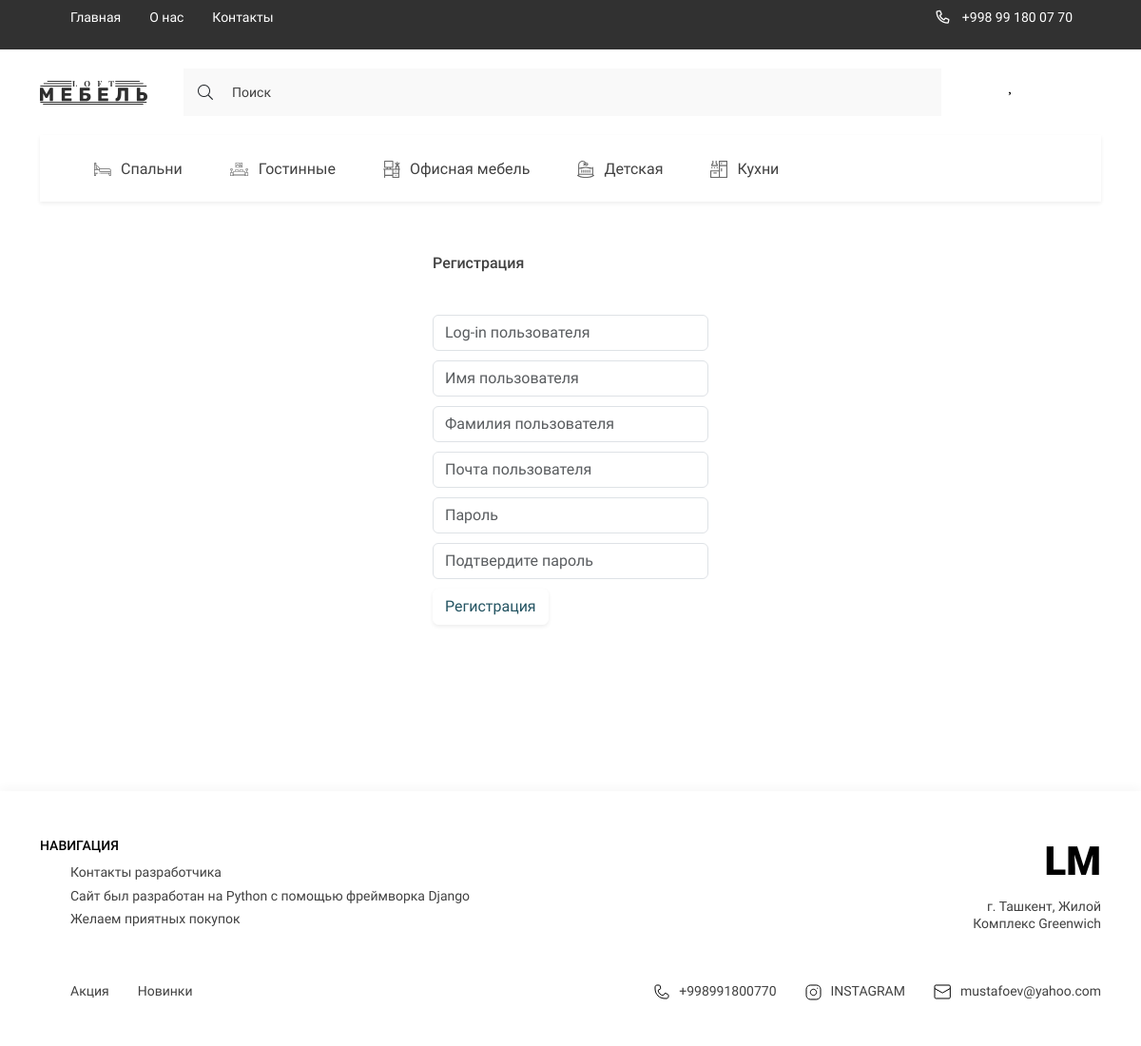
Screenshot of /register/ with the database file from the repository.
### digital/models.py (models this page shows, shortened)
class Category(models.Model):
    title = models.CharField(max_length=150, verbose_name='Название категории')
    image = models.ImageField(upload_to='categories/', verbose_name='Изображение', blank=True, null=True)
    slug = models.SlugField(unique=True, null=True)
    parent = models.ForeignKey('self', on_delete=models.CASCADE, null=True, blank=True, related_name='subcategories',
                               related_query_name='subcategories', verbose_name='Категория')
    def get_absolute_url(self):
        return reverse('category_page', kwargs={'slug': self.slug})
    def get_image_category(self):
        if self.image:
            return self.image.url
        else:
            return '-'
    class Meta:
        verbose_name = 'Категория'
        verbose_name_plural = 'Категории'

### digital/views.py (the view)
# urls.py: path('register/', register_view, name='register'),
def register_view(request):
    if request.user.is_authenticated:
        return redirect('index')
    else:
        if request.method == 'POST':
            form = RegisterForm(request.POST)
            if form.is_valid():
                user = form.save()
                profile = Profile.objects.create(user=user)
                profile.save()
                messages.success(request, 'Вы успешно зарегистрировались, Войдите в аккаунт')
                return redirect('login')
            else:
                for field in form.errors:
                    messages.error(request, form.errors[field].as_text())
                return redirect('register')
        else:
            form = RegisterForm()
        context = {
            'title': 'Регистрация',
            'form': form
        }
        return render(request, 'digital/register.html', context)

### digital/forms.py
class RegisterForm(UserCreationForm):
    username = forms.CharField(max_length=100, widget=forms.TextInput(attrs={
        'class': 'form-control',
        'placeholder': 'Log-in пользователя'
    }))
    first_name = forms.CharField(max_length=100, widget=forms.TextInput(attrs={
        'class': 'form-control',
        'placeholder': 'Имя пользователя'
    }))
    last_name = forms.CharField(max_length=100, widget=forms.TextInput(attrs={
        'class': 'form-control',
        'placeholder': 'Фамилия пользователя'
    }))
    email = forms.EmailField(widget=forms.EmailInput(attrs={
        'class': 'form-control',
        'placeholder': 'Почта пользователя'
    }))
    password1 = forms.CharField(widget=forms.PasswordInput(attrs={
        'class': 'form-control',
        'placeholder': 'Пароль'
    }))
    password2 = forms.CharField(widget=forms.PasswordInput(attrs={
        'class': 'form-control',
        'placeholder': 'Подтвердите пароль'
    }))
    class Meta:
        model = User
        fields = ('username', 'first_name', 'last_name', 'email', 'password1', 'password2')

### digital/templatetags/digital_tags.py (called while the page is built)
@register.simple_tag()
def get_categories():
    categories = Category.objects.filter(parent=None)
    return categories

### digital/templates/digital/register.html (shortened to what this page needs)
{% extends 'base.html' %}
{% block main %}
<main class="main">
    <div class="registeration">
        <div class="d-flex justify-content-center">
            <div class="col-6 card border-white p-4">
                <form action="{% url 'register' %}" method="post" class="registeration__form active">
                    <h2 class="registeration__title products__title">Регистрация</h2>
                    <div class="registeration__form-grid">
                        <div>{{ form.username }}</div>
                        <div>{{ form.first_name }}</div>
                        <div>{{ form.last_name }}</div>
                        <div>{{ form.email }}</div>
                        <div>{{ form.password1 }}</div>
                        <div>{{ form.password2 }}</div>
                    </div>
                    <div class="registeration__btns">
                        <button class="btn registeration__btn-login _revers" type="submit">Регистрация</button>
                    </div>
                </form>
            </div>
        </div>
    </div>
</main>
{% endblock main %}

### templates/components_base/_categories_list.html
{% load digital_tags %}
{% get_categories as categories %}
<ul class="header__list _categories">
    {% for category in categories %}
    <li>
        <a href="{{ category.get_absolute_url }}" class="header__list-links">
                                <span class="header__list-img">
                                    <img src="{{ category.get_image_category }}"
                                         alt="icons">
                                </span>
            {{ category.title }}
        </a>
    </li>
    {% endfor %}
</ul>

### digital/static/digital/style/style.css (style rules this page uses)
:root { --containerWidth: 1140px; --primaryColor: #414141; --primaryFont: 'Roboto'; --mainColor: #245462; }
* { padding: 0; margin: 0; box-sizing: border-box; text-decoration: none; list-style: none; font-family: var(--primaryFont); }
.btn { outline: none; border: none; padding: 13px 20px; font-style: normal; font-weight: normal; font-size: 13px; line-height: 15px; background: var(--mainColor); border: 1px solid var(--mainColor); transition: color .3s linear, background .3s linear; color: #FFFFFF; }
.btn._revers { color: var(--mainColor); background: #fff; border: 1px solid #fff; }
.nav__content-bars, ._categories, .nav__list-links>img, .nav__bars-open, ._truck { display: none; }
.header__list { display: flex; justify-content: space-between; align-items: center; }
.header__list._categories { justify-content: flex-start; width: 100%; overflow-x: scroll; background: #FFFFFF; box-shadow: 0px 2px 4px rgba(0, 0, 0, 0.07); margin-bottom: 30px; }
.header__list-links { padding: 24px 25px; display: flex; justify-content: center; align-items: center; height: 70px; transition: background .3s linear, color .3s linear; width: max-content; font-family: 'Roboto'; font-size: 16px; line-height: 19px; color: #414141; }
.header__list-links img { margin-right: 10px; min-width: 18px; transition: filter .3s linear; }
.main { width: 100%; flex-grow: 1; padding-bottom: 150px; }
.products__title { font-size: 16px; line-height: 19px; color: #414141; margin-bottom: 35px; }
.registeration__form { display: none; flex-direction: column; gap: 10px; width: 100%; max-width: 290px; margin: 0 auto; }
.registeration__form.active { display: flex; }
.registeration__form-grid { display: flex; flex-direction: column; gap: 10px; width: 100%; }
.registeration__btns { display: flex; justify-content: space-between; align-items: center; }
.registeration__btn-login:not(._auth) { background: #FFFFFF; box-shadow: 0px 2px 4px rgba(0, 0, 0, 0.07); }

### templates/base.html (style rules this page uses)
a { text-decoration:none; }

### rows the page displays
Category: get_image_category (picture), title "Спальни"
Category: get_image_category (picture), title "Гостинные"
Category: get_image_category (picture), title "Офисная мебель"
Category: get_image_category (picture), title "Детская"
Category: get_image_category (picture), title "Кухни"
